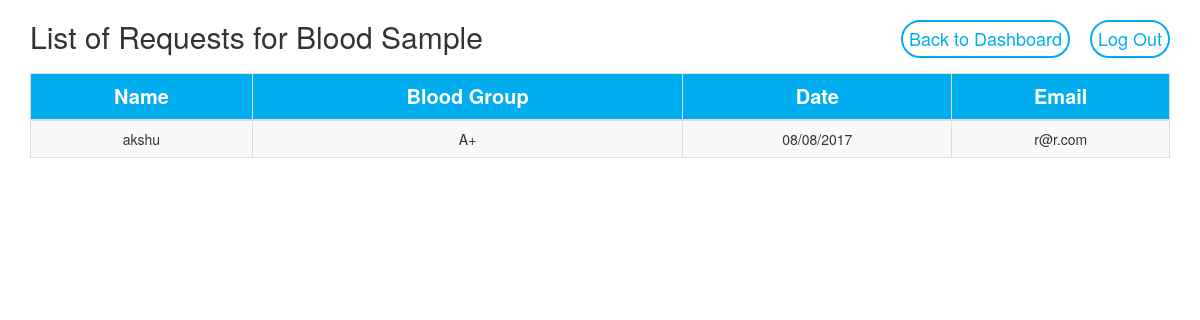
Screenshot of /request_page.php (signed in) with the database file from the repository.
### tables this page shows
CREATE TABLE `requested_user` (
  `UserEmail` varchar(60) NOT NULL,
  `UserName` varchar(50) NOT NULL,
  `Time` timestamp NOT NULL DEFAULT CURRENT_TIMESTAMP,
  `BloodGroup` varchar(3) NOT NULL,
  `hospitalEmail` varchar(50) NOT NULL,
  `Id` bigint(12) NOT NULL
);

### request_page.php (the view, shortened to what this page needs)
<?php
if(isset($_SESSION['email'])){
    $status=$_SESSION['status'];
    if($status=='Receiver'){
        header('location:availablebloodsamples.php');
    }
    else if($status=='Hospital'){
        $email = $_SESSION['email'];
    }
}
else{
     header('location:index.php');
}
?>
<?php include('header.php'); ?>
            <div class="container">
              <?php
                  include('connect.php');
                  $query3="SELECT `UserEmail`, `UserName`, `Time`, `BloodGroup`, `hospitalEmail` FROM `requested_user` where hospitalEmail='$email'";
                  $result3 = mysqli_query($con ,$query3) or die(mysqli_error($con));
                  $count = mysqli_num_rows($result3);
                  if($count>0){
                        echo"<h2 style='text-align:center; margin-top:20px; margin-bottom:20px; display:inline-block;' class='pull-left'>List of Requests for Blood Sample</h2>
                             <a href='logout.php' class='logoutbtn pull-right'>Log Out</a>
                             <a href='dashboard.php' class='logoutbtn pull-right' style='margin-right:20px !important;'>Back to Dashboard</a>
                             <table class='table table-striped table-hovered table-bordered'>
                              <thead>
                                <tr>
                                  <th class='sthead'>Name</th>
                                  <th class='sthead'>Blood Group</th>
                                  <th class='sthead'>Date</th>
                                  <th class='sthead'>Email</th>
                                </tr>
                              </thead>
                              <tbody style='text-align:center;'>";
                        while($row2 = mysqli_fetch_array($result3)){
                                $time=time();
                                $date = date("d/m/Y", $time);
                                $name=$row2['UserName'] ;
                                $bloodGroup = $row2['BloodGroup'];
                                $UserEmail= $row2['UserEmail'];
                                echo"<tr>
                                      <td>$name</td>
                                      <td>$bloodGroup</td>
                                      <td>$date</td>
                                      <td>$UserEmail</td>";
                        }
                  }
                  else{
                        echo"<h1> <font color=red>No Request has been made by Receiver</font> </h1>";
                  }
              ?>
                              </tbody>
                            </table>
            </div>
<?php include('footer.php') ?>

### css/style.css (style rules this page uses)
.sthead { text-align:center !important; background:#00AEEF; color:#ffffff; font-size:20px; }
.logoutbtn { display: inline; margin-top: 20px; font-size: 18px; border: 2px solid #00AEEF; padding: 4px 6px; border-radius: 25px; color: #00AEEF; text-decoration:none; transition:all 0.3s ease-in-out; }

### rows the page displays
requested_user: UserName "akshu", BloodGroup "A+", date "08/08/2017", UserEmail "r@r.com"
